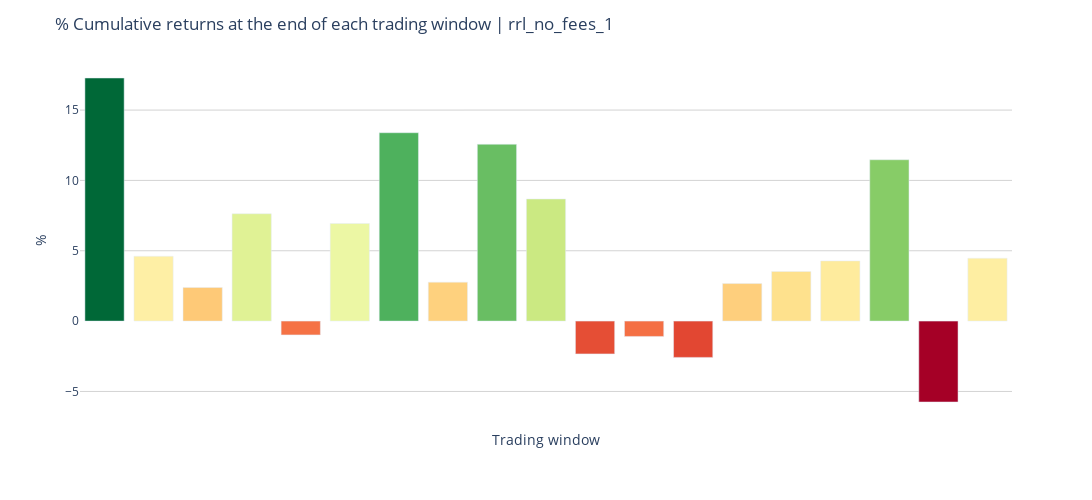

Here is the notebook cell this chart was saved with:
### Code cell
df_barplot = generate_df_barplot(df)
title = f"% Cumulative returns at the end of each trading window | {setting}"

layout = generate_layout(
    fig_height=500, 
    fig_width=1100, 
    fig_title=title,
    x_axis_args={"title": {"text": "Trading window"}}, 
    y_axis_args={"gridcolor": "lightgrey", "title": {"text": "%"}}
)
fig = make_cumrets_barplot(df_barplot, layout)

fig.show()

### Figure 1 — Plotly figure (JSON) as saved in the notebook; plotly's stock layout.template omitted (floating-point values rounded to 4 significant figures)
{"data": [{"alignmentgroup": "True", "hovertemplate": "Trading window=%{x}<br>Cumulative returns=%{marker.color}<extra></extra>", "legendgroup": "", "marker": {"color": [17.28, 4.61, 2.39, 7.63, -0.98, 6.94, 13.39, 2.77, 12.57, 8.68, -2.33, -1.09, -2.58, 2.67, 3.53, 4.28, 11.47, -5.75, 4.47], "coloraxis": "coloraxis", "pattern": {"shape": ""}}, "name": "", "offsetgroup": "", "orientation": "v", "showlegend": false, "textposition": "auto", "type": "bar", "x": ["2010-06-30/2010-10-14 - sr=3.69", "2010-11-19/2011-03-09 - sr=1.16", "2011-04-14/2011-08-01 - sr=0.63", "2011-09-07/2011-12-21 - sr=1.14", "2012-01-31/2012-05-16 - sr=-0.2", "2012-06-22/2012-10-08 - sr=1.75", "2012-11-15/2013-03-06 - sr=3.63", "2013-04-12/2013-07-29 - sr=0.7", "2013-09-04/2013-12-18 - sr=3.0", "2014-01-28/2014-05-14 - sr=2.31", "2014-06-20/2014-10-06 - sr=-0.67", "2014-11-11/2015-03-02 - sr=-0.17", "2015-04-08/2015-07-23 - sr=-0.63", "2015-08-28/2015-12-14 - sr=0.57", "2016-01-22/2016-05-09 - sr=0.77", "2016-06-15/2016-09-29 - sr=0.97", "2016-11-04/2017-02-23 - sr=3.2", "2017-03-31/2017-07-18 - sr=-1.85", "2017-08-23/2017-12-07 - sr=1.76"], "xaxis": "x", "y": [17.28, 4.61, 2.39, 7.63, -0.98, 6.94, 13.39, 2.77, 12.57, 8.68, -2.33, -1.09, -2.58, 2.67, 3.53, 4.28, 11.47, -5.75, 4.47], "yaxis": "y"}], "layout": {"barmode": "relative", "coloraxis": {"colorbar": {"title": {"text": "Cumulative returns"}}, "colorscale": [[0, "rgb(165,0,38)"], [0.1, "rgb(215,48,39)"], [0.2, "rgb(244,109,67)"], [0.3, "rgb(253,174,97)"], [0.4, "rgb(254,224,139)"], [0.5, "rgb(255,255,191)"], [0.6, "rgb(217,239,139)"], [0.7, "rgb(166,217,106)"], [0.8, "rgb(102,189,99)"], [0.9, "rgb(26,152,80)"], [1, "rgb(0,104,55)"]], "showscale": false}, "height": 500, "legend": {"tracegroupgap": 0}, "margin": {"t": 60}, "plot_bgcolor": "white", "title": {"text": "% Cumulative returns at the end of each trading window | rrl_no_fees_1"}, "width": 1100, "xaxis": {"anchor": "y", "domain": [0, 1], "showticklabels": false, "title": {"text": "Trading window"}}, "yaxis": {"anchor": "x", "domain": [0, 1], "gridcolor": "lightgrey", "title": {"text": "%"}}}}
